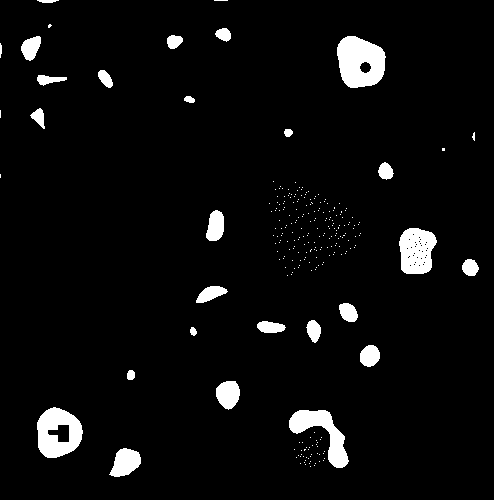
#> input picture A1_result.bmp, 500 x 500 px
$ jupyter execute --allow-errors POB_Lab9_OpMorf.ipynb
#> lines starting #> are read from the running program, lines starting #| are printed output that depends on the picture; after the words box and inside, x2 and y2 are one past the last pixel; in counts of white or black regions, pixels touching at a corner belong together
# POB Lab 9 Operacje morfologiczne

[cell 1]
#from google.colab.patches import cv2_imshow
import cv2
import numpy as np
from matplotlib import pyplot as plt

#!wget https://github.com/knave88/APO/raw/main/A1.bmp -O A1.bmp
#!wget https://github.com/knave88/APO/raw/main/A1_result.bmp -O A1_result.bmp
#!wget https://github.com/knave88/APO/raw/main/testing.bmp -O testing.bmp

# Wstęp

[cell 2]
# Wczytanie obrazu pierwotnego
img = cv2.imread('A1_result.bmp', cv2.IMREAD_GRAYSCALE)
#> img: shape (500, 500); 5.8% white; 260 white regions (233 under 20 px), largest, box (x1, y1, x2, y2) and area: (494, 0, 500, 500) 3000, (337, 36, 386, 88) 1910, (37, 407, 83, 458) 1569
#cv2_imshow(img)
plt.figure(figsize=(12,12))
plt.imshow(img, cmap=plt.get_cmap('gray'))

## Elementy struturalne
Właściwości filtrów morfologicznych określane są przez tzw. element strukturalny, wykorzystywany jako ruchome okno. Określony jest względem wybranego piksela, tzw. punktu centralnego lub początkowego. Dla ułatwienia przyjmuje się standardowo za punkt początkowy środkowy piksel okna. Z tego też względu rozmiar elementu struktualnego powinien być liczbą nieparzystą.

[cell 3]
# element strukturalny o kształcie kwadratu 5x5
cv2.getStructuringElement(cv2.MORPH_RECT,(5,5))

[cell 4]
# element strukturalny o kształcie prostokąta 2x3
cv2.getStructuringElement(cv2.MORPH_RECT,(2,3))

[cell 5]
# element strukturalny o kształcie elipsy 3x3 (bardzo zgrubne przybliżenie, takie same jak romb)
cv2.getStructuringElement(cv2.MORPH_ELLIPSE,(3,3))

[cell 6]
# element strukturalny o kształcie elipsy 5x5 (już wyraźnie widać kształt eliptyczny)
cv2.getStructuringElement(cv2.MORPH_ELLIPSE,(5,5))

[cell 7]
# element strukturalny o kształcie krzyża 5x5
cv2.getStructuringElement(cv2.MORPH_CROSS,(5,5))

Element strukturalny o kształcie rombu nie jest zaimplementowany w OpenCV, natomiast dość łatwo można to zrobic samemu. Poniżej implementacja definująca romb o zadanym promieniu (licząc z pominięciem punktu centralnego).

[cell 8]
def diamond(r):
    return np.uint8(np.add.outer(*[np.r_[:r,r:-1:-1]]*2)>=r)

[cell 9]
diamond(2)

[cell 10]
diamond(3)

## Operacje morfologiczne

## a) erozja

Erozja jest jednym z podstawowych przekształceń morfologicznych. Erozja, czyli zwężanie, jest zastosowaniem różnicy Minkowskiego do obrazu. Jej działanie polega na obcinaniu brzegów obiektu na obrazie. Jeżeli choć jeden piksel z sąsiedztwa objętego przez kernel ma wartość równą zero, punkt centralny również otrzymuje wartość zero. W przeciwnym wypadku jego wartość nie ulega zmianie.

[cell 11]
# ustawienie elementu strukturalnego (kernel)
kernel = np.ones((5,5),np.uint8)
# wykonanie erozji morfologicznej przy użyciu zdefiniowanego elementu strukturalnego
img_erode = cv2.erode(img, kernel, iterations = 2, borderType = cv2.BORDER_REPLICATE)
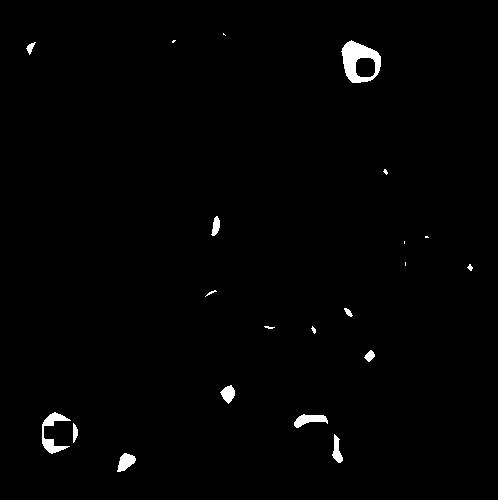
#> img_erode: shape (500, 500); 1.5% white; 22 white regions (6 under 20 px), largest, box (x1, y1, x2, y2) and area: (498, 0, 500, 500) 1000, (341, 40, 381, 83) 932, (42, 412, 71, 454) 431
# w tym przypadku wykonujemy dwie iteracje czyli powtarzamy wykonanie tej operacji, dla bardziej wyrażnego rezultatu
# podobnie jak wprzypadku operacji sąsiedztwa z Lab3 mozemy podać argument borderType określjący przetwarzanie pikseli na krawędziach obrazu

[cell 12]
# porównanie obrazu oryginalnego i po operacji morfologicznej
frame = cv2.hconcat((img, img_erode))
#cv2_imshow(frame)
plt.figure(figsize=(15,15))
plt.imshow(frame, cmap=plt.get_cmap('gray'))

Jak widać operacja erozji powoduje zmniejszenie obiektów. Ponieważ zastosowane dwie iteracje operacji erozji z dość dużym elementem strukturalnym to zmniejszenie obiektów jest bardzo zauważalne. Ponadto, część małych obiektów zniknęła całkowicie. W zależności od zastosowania może to być efekt pozytywny lub nie.

## b) dylacja

Dylatacja, czyli rozszerzanie, jest zastosowaniem sumy Minkowskiego do obrazu.  Jeżeli choć jeden piksel z sąsiedztwa objętego przez kernel ma wartość równą jeden, punkt centralny również otrzymuje wartość jeden. W przeciwnym wypadku przypisywane jest mu zero.

Dylatacja służy do zamykania małych otworów oraz zatok we wnętrzu figury. Obiekty zwiększają swoją objętość i jeśli dwa lub więcej obiektów położonych jest blisko siebie, zrastają się w większe obiekty.

[cell 13]
# wykonanie erozji morfologicznej przy użyciu zdefiniowanego elementu strukturalnego
img_dilate = cv2.dilate(img, kernel, iterations = 2, borderType = cv2.BORDER_REPLICATE)
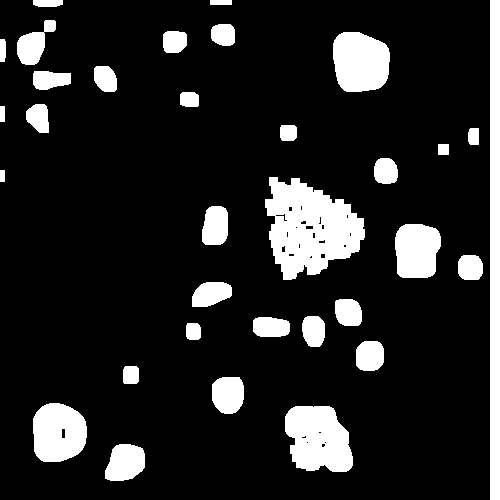
#> img_dilate: shape (500, 500); 14.3% white; 33 white regions, largest, box (x1, y1, x2, y2) and area: (265, 177, 365, 280) 6657, (490, 0, 500, 500) 5000, (285, 406, 353, 472) 3550

frame = cv2.hconcat((img, img_dilate))
#> frame: shape (500, 1000); 10% white; 290 white regions (233 under 20 px), largest, box (x1, y1, x2, y2) and area: (765, 177, 865, 280) 6657, (990, 0, 1000, 500) 5000, (785, 406, 853, 472) 3550
#cv2_imshow(frame)
plt.figure(figsize=(15,15))
plt.imshow(frame, cmap=plt.get_cmap('gray'))

Jak widać operacja dylacji powoduje powiększenie obiektów. Należy zwrócić uwagę na kształt krawędzi obiektów który jest zależny od kształtu elementu strukturalnego. Im element strukturalny ma ostre krawędze tym bardziej "kanciaste" będą obiekty. Im bardziej element strukturalny przypomina koło tym bardziej obłe będą krawędzie obiektów.

## c) otwarcie mofologiczne

Otwarcie morfologiczne jest równoważne nałożeniu operacji dylatacji na wynik erozji obrazu pierwotnego. Dzięki zastosowaniu dwóch podstawowych operacji w parze możliwe jest pozbycie się niedogodności związanej ze zmianą rozmiaru obiektów.

Operacja otwarcia zachowuje rozmiary obiektów obrazu przy ich jednoczesnym wygładzeniu – usunięciu wszystkich „wystających” elementów. Często używana do usuwania małych obiektów (artefaktów/"śmieci") z obrazu.

[cell 14]
# wykonanie operacji otwarcia morfologicznego przy użyciu zdefiniowanego elementu strukturalnego
img_open = cv2.morphologyEx(img, cv2.MORPH_OPEN, kernel, borderType = cv2.BORDER_REPLICATE)
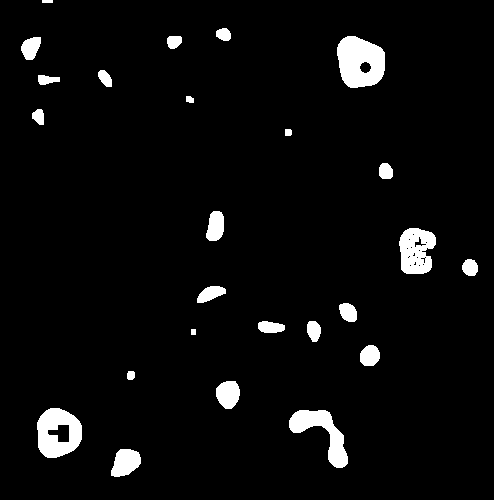
#> img_open: shape (500, 500); 5.5% white; 26 white regions, largest, box (x1, y1, x2, y2) and area: (494, 0, 500, 500) 3000, (337, 36, 385, 88) 1908, (37, 408, 82, 458) 1562

frame = cv2.hconcat((img, img_open))
#> frame: shape (500, 1000); 5.7% white; 286 white regions (233 under 20 px), largest, box (x1, y1, x2, y2) and area: (494, 0, 500, 500) 3000, (994, 0, 1000, 500) 3000, (337, 36, 386, 88) 1910
#cv2_imshow(frame)
plt.figure(figsize=(15,15))
plt.imshow(frame, cmap=plt.get_cmap('gray'))

## d) zamknięcie morfologiczne

Operacja zamknięcia (czasem zwana domknięciem) morfologicznego jest równoważna nałożeniu operacji erozji na wynik dylatacji obrazu pierwotnego. Domknięcie usuwa z obrazu „dziury” oraz wklęsłości mniejsze od elementu strukturalnego. Uwaga, obietky mogą się połączyć.

[cell 15]
# wykonanie operacji zamknięcia morfologicznego przy użyciu zdefiniowanego elementu strukturalnego
img_close = cv2.morphologyEx(img, cv2.MORPH_CLOSE, kernel, borderType = cv2.BORDER_REPLICATE)
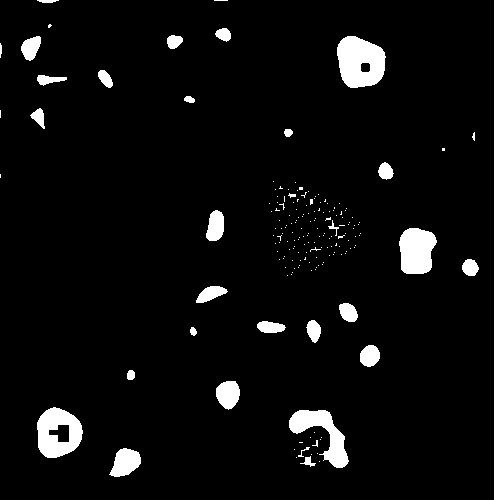
#> img_close: shape (500, 500); 5.9% white; 183 white regions (152 under 20 px), largest, box (x1, y1, x2, y2) and area: (494, 0, 500, 500) 3000, (337, 36, 386, 88) 1922, (37, 407, 83, 458) 1573

frame = cv2.hconcat((img, img_close))
#> frame: shape (500, 1000); 5.8% white; 440 white regions (383 under 20 px), largest, box (x1, y1, x2, y2) and area: (494, 0, 502, 500) 3036, (994, 0, 1000, 500) 3000, (837, 36, 886, 88) 1922
#cv2_imshow(frame)
plt.figure(figsize=(15,15))
plt.imshow(frame, cmap=plt.get_cmap('gray'))

# Zadanie 1

Dla wskazanego obrazu wykonać operację erozja i dylacja z podanymi elementami strukturalnymi o zadanym rozmiarze:

[cell 16]
# wczytanie obrazu do zadania 1
img1 = cv2.imread('digits1_half.bmp', cv2.IMREAD_GRAYSCALE)
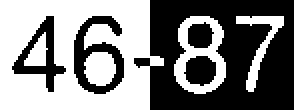
#> input picture digits1_half.bmp, 147 x 55 px (shown 2 times larger)
#> img1: shape (55, 147); 50.5% white; 5 black regions, box (x1, y1, x2, y2) and area: (67, 0, 147, 55) 2912, (37, 8, 62, 47) 441, (6, 8, 33, 46) 326, (92, 28, 108, 43) 186, (94, 11, 107, 24) 134
#cv2_imshow(img)
plt.figure(figsize=(15,15))
plt.imshow(img1, cmap=plt.get_cmap('gray'))

[cell 17]
# widget do konstrukcji elementu strukturalnego

from ipywidgets import widgets, GridspecLayout, BoundedIntText, Layout, ToggleButton
from IPython.display import display

grid_size = 7

def create_expanded_input():
    return widgets.ToggleButton(value=False, description='Click me',disabled=False, button_style='', icon='check', style={'button_width' : '100px'})

grid = GridspecLayout(grid_size, grid_size)

#> (the rest of this cell did not finish here and is left out)

[cell 18]
# zczytanie kerenela z widget'a
kernel = np.zeros((grid_size,grid_size))
#> (the rest of this cell did not finish here and is left out)

#> (a cell that did not finish here is left out)

[cell 20]
# [7 lines of commented-out code are left out]

# Ad. Zadanie 4 Szkieletyzacja (ścienianie) obiektów

Szkielet figury, to zbiór wszystkich punktów równoodległych od co najmniej dwóch brzegów. Szkielet odzwierciedla podstawowe własności topologiczne figury, a jego dalsza analiza może zostać wykorzystana do wielu celów.

Szkieletyzacja jest operacją wyznaczania liniowej reprezentacji (szkieletów) figur na analizowanym obrazie. Można ją wyznaczać między innymi przy użyciu operacji morfologicznych. Poniżej przedstawiona jest bardzo uproszczona implementacja.

---

ALGORYTM:
1.   Utworzenie pustego obrazu do przechowania szkieletu (*skel*).
2.   Wykonanie operacji otwarcia morfologicznego na obrazie oryginalnym, uzyskując *im_open*.
3.   Odjęcie im_open od obrazu oryginalnego, uzyskując *im_temp*.
4.   Wykonanie operacji erozji na oryginalnym obrazie oraz poprawienie szkieletu przez obliczenie części wspólnej *im_temp* oraz aktualnego szkieletu.
5.   Powtórzenie kroków 2-4 aż obraz oryginalny będzie pusty (kompletnie zerodowany).

[cell 21]
# Krok 1
size = np.size(img)
#> size = 250000
skel = np.zeros(img.shape, np.uint8)
im_copy = img.copy()

# utoworzenie kernela
element = cv2.getStructuringElement(cv2.MORPH_CROSS, (3,3))

[cell 22]
# Pętla obejmująca kroki 2-4
while True:
    #Krok 2: Otwarcie morfologiczne
    im_open = cv2.morphologyEx(im_copy, cv2.MORPH_OPEN, element)
    #Krok 3: Odjęcie powyższego wyniku od obrazu oryginalnego
    im_temp = cv2.subtract(im_copy, im_open)
    #Krok 4:
    #erozja morfologiczna
    im_eroded = cv2.erode(im_copy, element)
    # aktualizacja szkieletu
    skel = cv2.bitwise_or(skel,im_temp)
    # aktualizacja obrazu przetwarzanego
    im_copy = im_eroded.copy()
    #plt.figure(figsize=(10,10))
    #plt.imshow(im_copy, cmap=plt.get_cmap('gray'))                             # Odkomentuj (te i poprzednia linie) jeśli chcesz zobaczyć kolejne kroki - uwaga wiele obrazów

    #Krok 5: Przetwij pętlę jeśli nie ma już obiektów w obrazie
    if cv2.countNonZero(im_copy)==0:
        break
#> this loop made 18 passes
#> pass 1, `im_open = cv2.morphologyEx(im_copy, cv2.MORPH_OPEN, element)`:
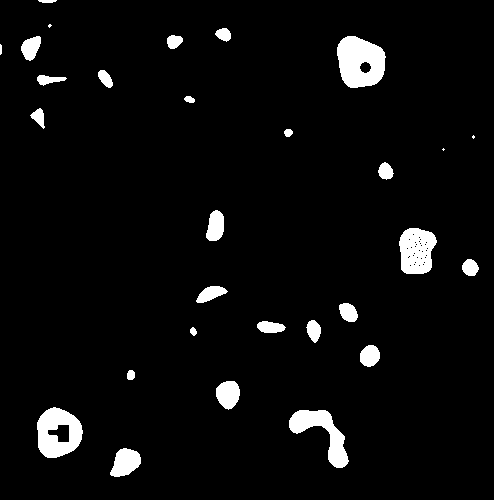
#> im_open: shape (500, 500); 5.7% white; 30 white regions (3 under 20 px), largest, box (x1, y1, x2, y2) and area: (494, 0, 500, 500) 3000, (337, 36, 386, 88) 1910, (37, 407, 83, 458) 1567
#> pass 1, `im_temp = cv2.subtract(im_copy, im_open)`:
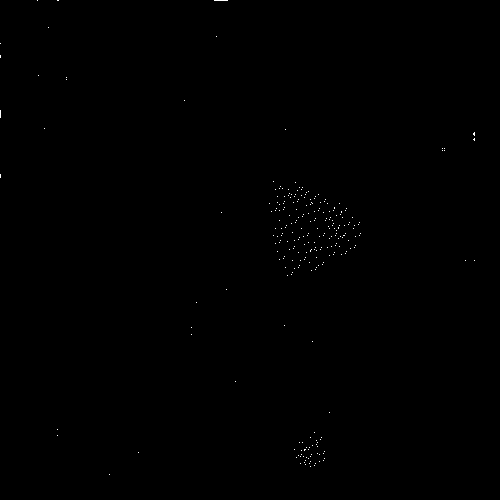
#> im_temp: shape (500, 500); 0.12% white in thin lines or dots
#> pass 1, `im_eroded = cv2.erode(im_copy, element)`:
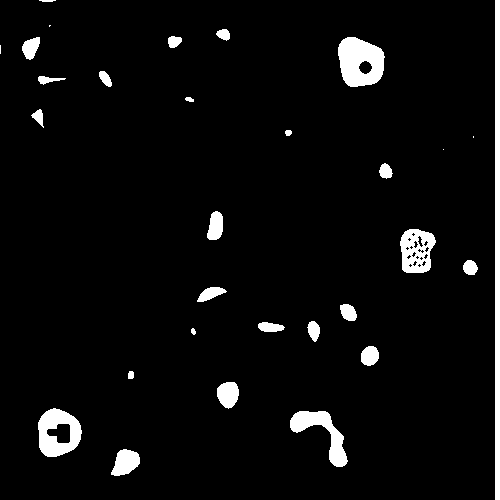
#> im_eroded: shape (500, 500); 4.7% white; 30 white regions (4 under 20 px), largest, box (x1, y1, x2, y2) and area: (495, 0, 500, 500) 2500, (338, 37, 385, 87) 1729, (38, 408, 82, 457) 1360
#> after the loop: im_copy: shape (500, 500); every value is 0
#> after the loop:
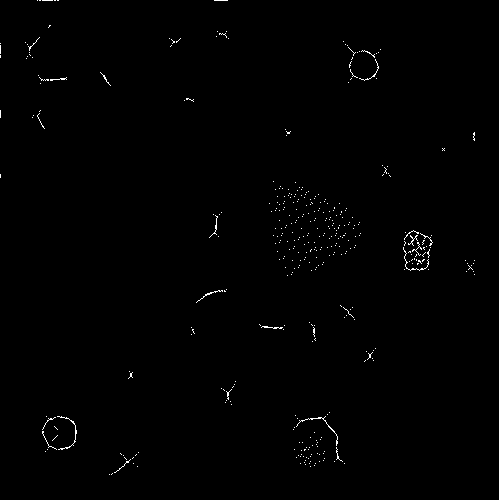
#> skel: shape (500, 500); 0.73% white in thin lines or dots

[cell 23]
# wizualne porównanie wyników
frame = cv2.hconcat((img, skel))
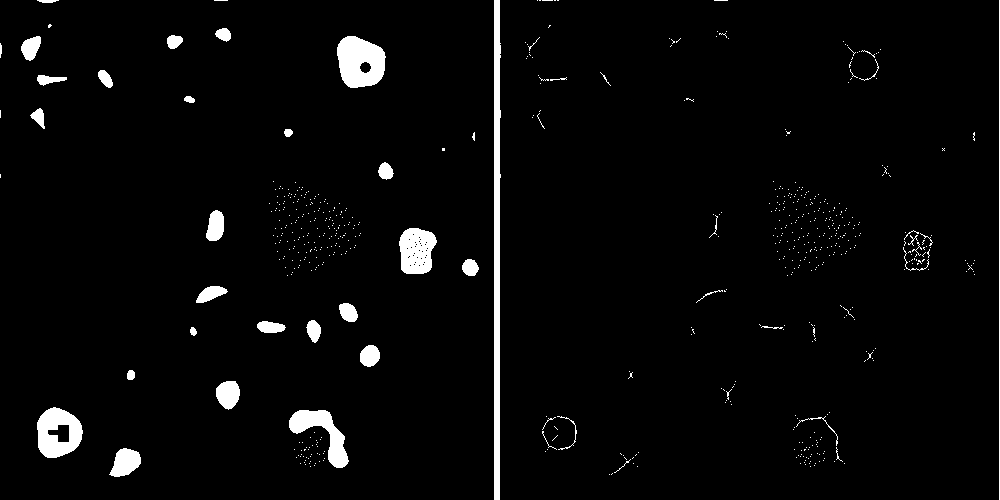
#> frame: shape (500, 1000); 3.3% white; 663 white regions (618 under 20 px), largest, box (x1, y1, x2, y2) and area: (494, 0, 501, 500) 3025, (337, 36, 386, 88) 1910, (37, 407, 83, 458) 1569
#cv2_imshow(frame)
plt.figure(figsize=(15,15))
plt.imshow(frame, cmap=plt.get_cmap('gray'))
